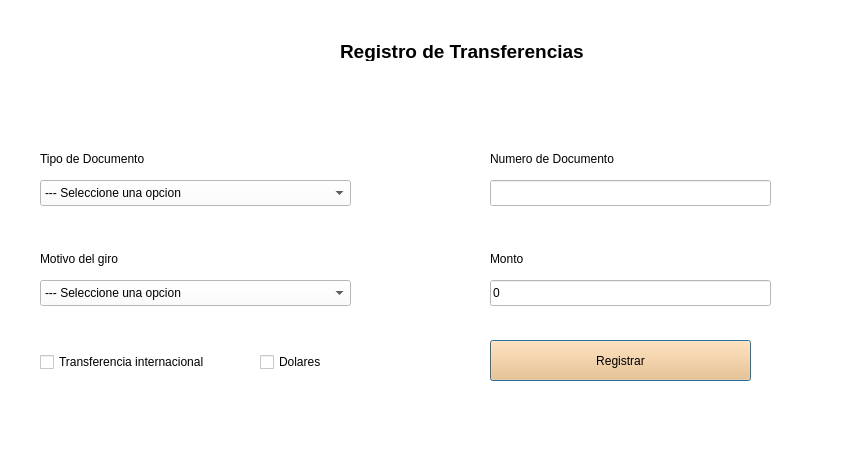
<?xml version="1.0" encoding="UTF-8"?>
<ui version="4.0">
 <class>Dialog</class>
 <widget class="QDialog" name="Dialog">
  <property name="windowModality">
   <enum>Qt::ApplicationModal</enum>
  </property>
  <property name="geometry">
   <rect>
    <x>0</x>
    <y>0</y>
    <width>846</width>
    <height>470</height>
   </rect>
  </property>
  <property name="windowTitle">
   <string>Registrar Transacciones</string>
  </property>
  <property name="styleSheet">
   <string notr="true">background-color: rgb(255,255,255);
color: black;</string>
  </property>
  <widget class="QLabel" name="label_2">
   <property name="geometry">
    <rect>
     <x>340</x>
     <y>40</y>
     <width>361</width>
     <height>21</height>
    </rect>
   </property>
   <property name="text">
    <string>&lt;html&gt;&lt;head/&gt;&lt;body&gt;&lt;p&gt;&lt;span style=&quot; font-size:14pt; font-weight:700;&quot;&gt;Registro de Transferencias&lt;/span&gt;&lt;/p&gt;&lt;/body&gt;&lt;/html&gt;</string>
   </property>
  </widget>
  <widget class="QLabel" name="label_3">
   <property name="geometry">
    <rect>
     <x>40</x>
     <y>150</y>
     <width>141</width>
     <height>18</height>
    </rect>
   </property>
   <property name="text">
    <string>Tipo de Documento</string>
   </property>
  </widget>
  <widget class="QComboBox" name="cbTipo">
   <property name="geometry">
    <rect>
     <x>40</x>
     <y>180</y>
     <width>311</width>
     <height>26</height>
    </rect>
   </property>
   <item>
    <property name="text">
     <string>--- Seleccione una opcion</string>
    </property>
   </item>
   <item>
    <property name="text">
     <string>DNI - Documento nacional de identidad</string>
    </property>
   </item>
   <item>
    <property name="text">
     <string>PSS - Pasaporte</string>
    </property>
   </item>
   <item>
    <property name="text">
     <string>VISA</string>
    </property>
   </item>
  </widget>
  <widget class="QLabel" name="label_4">
   <property name="geometry">
    <rect>
     <x>490</x>
     <y>150</y>
     <width>181</width>
     <height>18</height>
    </rect>
   </property>
   <property name="text">
    <string>Numero de Documento</string>
   </property>
  </widget>
  <widget class="QLineEdit" name="txtDocumento">
   <property name="geometry">
    <rect>
     <x>490</x>
     <y>180</y>
     <width>281</width>
     <height>26</height>
    </rect>
   </property>
  </widget>
  <widget class="QLabel" name="label_5">
   <property name="geometry">
    <rect>
     <x>490</x>
     <y>250</y>
     <width>181</width>
     <height>18</height>
    </rect>
   </property>
   <property name="text">
    <string>Monto</string>
   </property>
  </widget>
  <widget class="QLineEdit" name="txtMonto">
   <property name="geometry">
    <rect>
     <x>490</x>
     <y>280</y>
     <width>281</width>
     <height>26</height>
    </rect>
   </property>
   <property name="text">
    <string>0</string>
   </property>
  </widget>
  <widget class="QComboBox" name="cbMotivo">
   <property name="geometry">
    <rect>
     <x>40</x>
     <y>280</y>
     <width>311</width>
     <height>26</height>
    </rect>
   </property>
   <item>
    <property name="text">
     <string>--- Seleccione una opcion</string>
    </property>
   </item>
   <item>
    <property name="text">
     <string>Honorarios/Servicios tecnicos</string>
    </property>
   </item>
   <item>
    <property name="text">
     <string>Remesas/Giros</string>
    </property>
   </item>
   <item>
    <property name="text">
     <string>Donaciones</string>
    </property>
   </item>
  </widget>
  <widget class="QLabel" name="label_6">
   <property name="geometry">
    <rect>
     <x>40</x>
     <y>250</y>
     <width>141</width>
     <height>18</height>
    </rect>
   </property>
   <property name="text">
    <string>Motivo del giro</string>
   </property>
  </widget>
  <widget class="QCheckBox" name="checkInternacional">
   <property name="geometry">
    <rect>
     <x>40</x>
     <y>350</y>
     <width>221</width>
     <height>24</height>
    </rect>
   </property>
   <property name="text">
    <string>Transferencia internacional</string>
   </property>
  </widget>
  <widget class="QCheckBox" name="checkDolares">
   <property name="geometry">
    <rect>
     <x>260</x>
     <y>350</y>
     <width>81</width>
     <height>24</height>
    </rect>
   </property>
   <property name="text">
    <string>Dolares</string>
   </property>
  </widget>
  <widget class="QPushButton" name="btnRegistrar">
   <property name="geometry">
    <rect>
     <x>490</x>
     <y>340</y>
     <width>261</width>
     <height>41</height>
    </rect>
   </property>
   <property name="styleSheet">
    <string notr="true">background-color: rgb(255, 190, 111);</string>
   </property>
   <property name="text">
    <string>Registrar</string>
   </property>
  </widget>
  <widget class="QLabel" name="label">
   <property name="geometry">
    <rect>
     <x>60</x>
     <y>30</y>
     <width>91</width>
     <height>81</height>
    </rect>
   </property>
   <property name="text">
    <string/>
   </property>
   <property name="pixmap">
    <pixmap resource="../d0c7d8b9/ds.qrc">:/dd/banco.png</pixmap>
   </property>
   <property name="scaledContents">
    <bool>true</bool>
   </property>
  </widget>
 </widget>
 <resources>
  <include location="../b3ad3b2d/iconos.qrc"/>
  <include location="../d0c7d8b9/ds.qrc"/>
 </resources>
 <connections/>
</ui>
